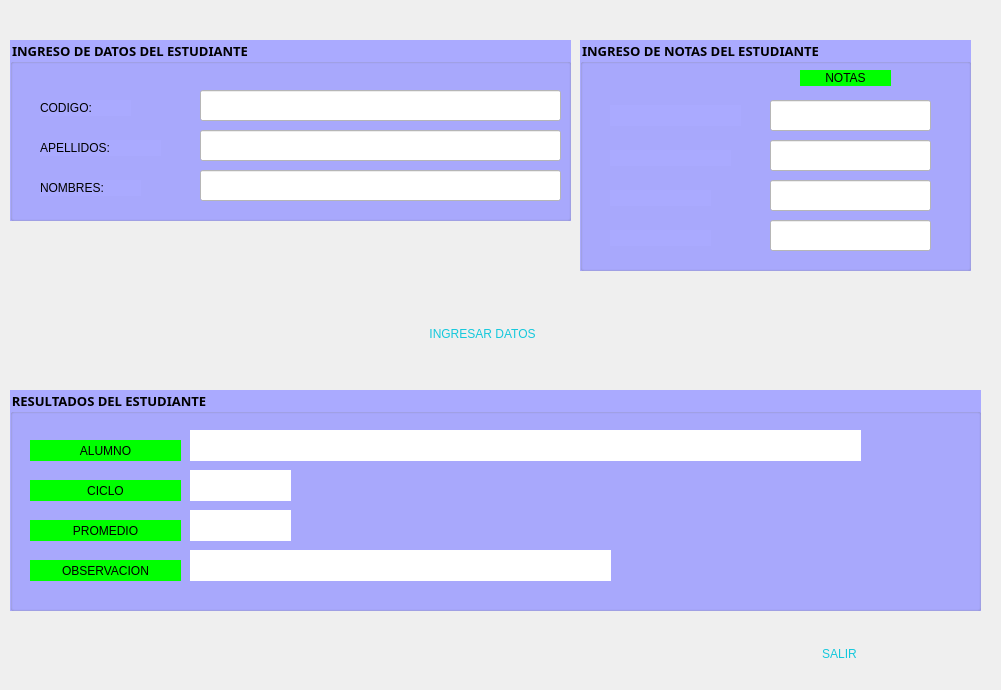
<?xml version="1.0" encoding="UTF-8"?>
<ui version="4.0">
 <class>Dialog</class>
 <widget class="QDialog" name="Dialog">
  <property name="geometry">
   <rect>
    <x>0</x>
    <y>0</y>
    <width>1001</width>
    <height>690</height>
   </rect>
  </property>
  <property name="windowTitle">
   <string>Dialog</string>
  </property>
  <widget class="QGroupBox" name="groupBox_2">
   <property name="geometry">
    <rect>
     <x>10</x>
     <y>390</y>
     <width>971</width>
     <height>221</height>
    </rect>
   </property>
   <property name="font">
    <font>
     <family>Arial Black</family>
     <pointsize>10</pointsize>
     <weight>75</weight>
     <bold>true</bold>
    </font>
   </property>
   <property name="styleSheet">
    <string notr="true">background-color: rgb(170, 170, 255);</string>
   </property>
   <property name="title">
    <string>RESULTADOS DEL ESTUDIANTE</string>
   </property>
   <widget class="QLabel" name="lb_curso1_4">
    <property name="geometry">
     <rect>
      <x>20</x>
      <y>50</y>
      <width>151</width>
      <height>21</height>
     </rect>
    </property>
    <property name="styleSheet">
     <string notr="true">background-color: rgb(0, 255, 0);
color: rgb(0, 0, 0);
font: 87 10pt &quot;Arial Black&quot;;
</string>
    </property>
    <property name="text">
     <string>ALUMNO</string>
    </property>
    <property name="alignment">
     <set>Qt::AlignCenter</set>
    </property>
   </widget>
   <widget class="QLabel" name="lb_alumno">
    <property name="geometry">
     <rect>
      <x>180</x>
      <y>40</y>
      <width>671</width>
      <height>31</height>
     </rect>
    </property>
    <property name="font">
     <font>
      <family>Arial Black</family>
      <pointsize>12</pointsize>
      <weight>10</weight>
      <italic>false</italic>
      <bold>false</bold>
     </font>
    </property>
    <property name="styleSheet">
     <string notr="true">background-color: rgb(255, 255, 255);
font: 87 12pt &quot;Arial Black&quot;;</string>
    </property>
    <property name="text">
     <string/>
    </property>
   </widget>
   <widget class="QLabel" name="lb_curso1_5">
    <property name="geometry">
     <rect>
      <x>20</x>
      <y>90</y>
      <width>151</width>
      <height>21</height>
     </rect>
    </property>
    <property name="styleSheet">
     <string notr="true">background-color: rgb(0, 255, 0);
color: rgb(0, 0, 0);
font: 87 10pt &quot;Arial Black&quot;;
</string>
    </property>
    <property name="text">
     <string>CICLO</string>
    </property>
    <property name="alignment">
     <set>Qt::AlignCenter</set>
    </property>
   </widget>
   <widget class="QLabel" name="lb_ciclo">
    <property name="geometry">
     <rect>
      <x>180</x>
      <y>80</y>
      <width>101</width>
      <height>31</height>
     </rect>
    </property>
    <property name="font">
     <font>
      <family>Arial Black</family>
      <pointsize>12</pointsize>
      <weight>10</weight>
      <italic>false</italic>
      <bold>false</bold>
     </font>
    </property>
    <property name="styleSheet">
     <string notr="true">background-color: rgb(255, 255, 255);
font: 87 12pt &quot;Arial Black&quot;;</string>
    </property>
    <property name="text">
     <string/>
    </property>
    <property name="alignment">
     <set>Qt::AlignCenter</set>
    </property>
   </widget>
   <widget class="QLabel" name="lb_promedio">
    <property name="geometry">
     <rect>
      <x>180</x>
      <y>120</y>
      <width>101</width>
      <height>31</height>
     </rect>
    </property>
    <property name="font">
     <font>
      <family>Arial Black</family>
      <pointsize>12</pointsize>
      <weight>10</weight>
      <italic>false</italic>
      <bold>false</bold>
     </font>
    </property>
    <property name="styleSheet">
     <string notr="true">background-color: rgb(255, 255, 255);
font: 87 12pt &quot;Arial Black&quot;;</string>
    </property>
    <property name="text">
     <string/>
    </property>
    <property name="alignment">
     <set>Qt::AlignCenter</set>
    </property>
   </widget>
   <widget class="QLabel" name="lb_curso1_6">
    <property name="geometry">
     <rect>
      <x>20</x>
      <y>130</y>
      <width>151</width>
      <height>21</height>
     </rect>
    </property>
    <property name="styleSheet">
     <string notr="true">background-color: rgb(0, 255, 0);
color: rgb(0, 0, 0);
font: 87 10pt &quot;Arial Black&quot;;
</string>
    </property>
    <property name="text">
     <string>PROMEDIO</string>
    </property>
    <property name="alignment">
     <set>Qt::AlignCenter</set>
    </property>
   </widget>
   <widget class="QLabel" name="lb_observacion">
    <property name="geometry">
     <rect>
      <x>180</x>
      <y>160</y>
      <width>421</width>
      <height>31</height>
     </rect>
    </property>
    <property name="font">
     <font>
      <family>Arial Black</family>
      <pointsize>12</pointsize>
      <weight>10</weight>
      <italic>false</italic>
      <bold>false</bold>
     </font>
    </property>
    <property name="styleSheet">
     <string notr="true">background-color: rgb(255, 255, 255);
font: 87 12pt &quot;Arial Black&quot;;</string>
    </property>
    <property name="text">
     <string/>
    </property>
    <property name="alignment">
     <set>Qt::AlignCenter</set>
    </property>
   </widget>
   <widget class="QLabel" name="lb_obs">
    <property name="geometry">
     <rect>
      <x>20</x>
      <y>170</y>
      <width>151</width>
      <height>21</height>
     </rect>
    </property>
    <property name="styleSheet">
     <string notr="true">background-color: rgb(0, 255, 0);
color: rgb(0, 0, 0);
font: 87 10pt &quot;Arial Black&quot;;
</string>
    </property>
    <property name="text">
     <string>OBSERVACION</string>
    </property>
    <property name="alignment">
     <set>Qt::AlignCenter</set>
    </property>
   </widget>
  </widget>
  <widget class="QGroupBox" name="groupBox">
   <property name="geometry">
    <rect>
     <x>580</x>
     <y>40</y>
     <width>391</width>
     <height>231</height>
    </rect>
   </property>
   <property name="font">
    <font>
     <family>Arial Black</family>
     <pointsize>10</pointsize>
     <weight>75</weight>
     <bold>true</bold>
    </font>
   </property>
   <property name="styleSheet">
    <string notr="true">background-color: rgb(170, 170, 255);</string>
   </property>
   <property name="title">
    <string>INGRESO DE NOTAS DEL ESTUDIANTE</string>
   </property>
   <widget class="QLabel" name="lb_curso2">
    <property name="geometry">
     <rect>
      <x>30</x>
      <y>110</y>
      <width>121</width>
      <height>16</height>
     </rect>
    </property>
    <property name="font">
     <font>
      <family>Arial Black</family>
      <pointsize>10</pointsize>
      <weight>10</weight>
      <italic>false</italic>
      <bold>false</bold>
     </font>
    </property>
    <property name="styleSheet">
     <string notr="true">font: 87 10pt &quot;Arial Black&quot;;
</string>
    </property>
    <property name="text">
     <string/>
    </property>
   </widget>
   <widget class="QLabel" name="lb_curso3">
    <property name="geometry">
     <rect>
      <x>30</x>
      <y>150</y>
      <width>101</width>
      <height>16</height>
     </rect>
    </property>
    <property name="styleSheet">
     <string notr="true">font: 87 10pt &quot;Arial Black&quot;;
</string>
    </property>
    <property name="text">
     <string/>
    </property>
   </widget>
   <widget class="QLineEdit" name="txt_nota1">
    <property name="geometry">
     <rect>
      <x>190</x>
      <y>60</y>
      <width>161</width>
      <height>31</height>
     </rect>
    </property>
    <property name="font">
     <font>
      <family>Arial</family>
      <pointsize>10</pointsize>
      <weight>75</weight>
      <bold>true</bold>
     </font>
    </property>
    <property name="styleSheet">
     <string notr="true">background-color: rgb(255, 255, 255);</string>
    </property>
    <property name="alignment">
     <set>Qt::AlignCenter</set>
    </property>
   </widget>
   <widget class="QLineEdit" name="txt_nota2">
    <property name="geometry">
     <rect>
      <x>190</x>
      <y>100</y>
      <width>161</width>
      <height>31</height>
     </rect>
    </property>
    <property name="font">
     <font>
      <family>Arial</family>
      <pointsize>10</pointsize>
      <weight>75</weight>
      <bold>true</bold>
     </font>
    </property>
    <property name="styleSheet">
     <string notr="true">background-color: rgb(255, 255, 255);</string>
    </property>
    <property name="alignment">
     <set>Qt::AlignCenter</set>
    </property>
   </widget>
   <widget class="QLineEdit" name="txt_nota3">
    <property name="geometry">
     <rect>
      <x>190</x>
      <y>140</y>
      <width>161</width>
      <height>31</height>
     </rect>
    </property>
    <property name="font">
     <font>
      <family>Arial</family>
      <pointsize>10</pointsize>
      <weight>75</weight>
      <bold>true</bold>
     </font>
    </property>
    <property name="styleSheet">
     <string notr="true">background-color: rgb(255, 255, 255);</string>
    </property>
    <property name="alignment">
     <set>Qt::AlignCenter</set>
    </property>
   </widget>
   <widget class="QLabel" name="lb_curso1_2">
    <property name="geometry">
     <rect>
      <x>220</x>
      <y>30</y>
      <width>91</width>
      <height>16</height>
     </rect>
    </property>
    <property name="styleSheet">
     <string notr="true">background-color: rgb(0, 255, 0);
color: rgb(0, 0, 0);
font: 87 10pt &quot;Arial Black&quot;;
</string>
    </property>
    <property name="text">
     <string>NOTAS</string>
    </property>
    <property name="alignment">
     <set>Qt::AlignCenter</set>
    </property>
   </widget>
   <widget class="QLineEdit" name="txt_nota4">
    <property name="geometry">
     <rect>
      <x>190</x>
      <y>180</y>
      <width>161</width>
      <height>31</height>
     </rect>
    </property>
    <property name="font">
     <font>
      <family>Arial</family>
      <pointsize>10</pointsize>
      <weight>75</weight>
      <bold>true</bold>
     </font>
    </property>
    <property name="styleSheet">
     <string notr="true">background-color: rgb(255, 255, 255);</string>
    </property>
    <property name="alignment">
     <set>Qt::AlignCenter</set>
    </property>
   </widget>
   <widget class="QLabel" name="lb_curso4">
    <property name="geometry">
     <rect>
      <x>30</x>
      <y>190</y>
      <width>101</width>
      <height>16</height>
     </rect>
    </property>
    <property name="styleSheet">
     <string notr="true">font: 87 10pt &quot;Arial Black&quot;;
</string>
    </property>
    <property name="text">
     <string/>
    </property>
   </widget>
   <widget class="QLabel" name="lb_curso1">
    <property name="geometry">
     <rect>
      <x>30</x>
      <y>65</y>
      <width>131</width>
      <height>21</height>
     </rect>
    </property>
    <property name="font">
     <font>
      <family>Arial Black</family>
      <pointsize>10</pointsize>
      <weight>10</weight>
      <italic>false</italic>
      <bold>false</bold>
     </font>
    </property>
    <property name="styleSheet">
     <string notr="true">font: 87 10pt &quot;Arial Black&quot;;
</string>
    </property>
    <property name="text">
     <string/>
    </property>
   </widget>
  </widget>
  <widget class="QPushButton" name="b_calcular">
   <property name="geometry">
    <rect>
     <x>7</x>
     <y>320</y>
     <width>951</width>
     <height>28</height>
    </rect>
   </property>
   <property name="styleSheet">
    <string notr="true">QPushButton{
font: 87 12pt &quot;Arial Black&quot;;
background-color:#000000ff;
color: rgb(20, 200, 220);
border-radius:5px;
border:1px sold white;
}

QPushButton:hover{
background-color:black;
}</string>
   </property>
   <property name="text">
    <string>INGRESAR DATOS</string>
   </property>
  </widget>
  <widget class="QPushButton" name="b_salir">
   <property name="geometry">
    <rect>
     <x>730</x>
     <y>640</y>
     <width>219</width>
     <height>28</height>
    </rect>
   </property>
   <property name="styleSheet">
    <string notr="true">QPushButton{
font: 87 12pt &quot;Arial Black&quot;;
background-color:#000000ff;
color: rgb(20, 200, 220);
border-radius:5px;
border:1px sold white;
}

QPushButton:hover{
background-color:black;
}</string>
   </property>
   <property name="text">
    <string>SALIR</string>
   </property>
  </widget>
  <widget class="QGroupBox" name="groupBox_3">
   <property name="geometry">
    <rect>
     <x>10</x>
     <y>40</y>
     <width>561</width>
     <height>181</height>
    </rect>
   </property>
   <property name="font">
    <font>
     <family>Arial Black</family>
     <pointsize>10</pointsize>
     <weight>75</weight>
     <bold>true</bold>
    </font>
   </property>
   <property name="styleSheet">
    <string notr="true">background-color: rgb(170, 170, 255);</string>
   </property>
   <property name="title">
    <string>INGRESO DE DATOS DEL ESTUDIANTE</string>
   </property>
   <widget class="QLabel" name="label">
    <property name="geometry">
     <rect>
      <x>30</x>
      <y>60</y>
      <width>91</width>
      <height>16</height>
     </rect>
    </property>
    <property name="styleSheet">
     <string notr="true">font: 87 10pt &quot;Arial Black&quot;;
</string>
    </property>
    <property name="text">
     <string>CODIGO:</string>
    </property>
   </widget>
   <widget class="QLabel" name="label_2">
    <property name="geometry">
     <rect>
      <x>30</x>
      <y>100</y>
      <width>121</width>
      <height>16</height>
     </rect>
    </property>
    <property name="styleSheet">
     <string notr="true">font: 87 10pt &quot;Arial Black&quot;;
</string>
    </property>
    <property name="text">
     <string>APELLIDOS:</string>
    </property>
   </widget>
   <widget class="QLabel" name="label_3">
    <property name="geometry">
     <rect>
      <x>30</x>
      <y>140</y>
      <width>101</width>
      <height>16</height>
     </rect>
    </property>
    <property name="styleSheet">
     <string notr="true">font: 87 10pt &quot;Arial Black&quot;;
</string>
    </property>
    <property name="text">
     <string>NOMBRES:</string>
    </property>
   </widget>
   <widget class="QLineEdit" name="txt_codigo">
    <property name="geometry">
     <rect>
      <x>190</x>
      <y>50</y>
      <width>361</width>
      <height>31</height>
     </rect>
    </property>
    <property name="font">
     <font>
      <family>Arial</family>
      <weight>50</weight>
      <bold>false</bold>
     </font>
    </property>
    <property name="styleSheet">
     <string notr="true">background-color: rgb(255, 255, 255);</string>
    </property>
   </widget>
   <widget class="QLineEdit" name="txt_apellidos">
    <property name="geometry">
     <rect>
      <x>190</x>
      <y>90</y>
      <width>361</width>
      <height>31</height>
     </rect>
    </property>
    <property name="font">
     <font>
      <family>Arial</family>
      <weight>50</weight>
      <bold>false</bold>
     </font>
    </property>
    <property name="styleSheet">
     <string notr="true">background-color: rgb(255, 255, 255);</string>
    </property>
   </widget>
   <widget class="QLineEdit" name="txt_nombres">
    <property name="geometry">
     <rect>
      <x>190</x>
      <y>130</y>
      <width>361</width>
      <height>31</height>
     </rect>
    </property>
    <property name="font">
     <font>
      <family>Arial</family>
      <weight>50</weight>
      <bold>false</bold>
     </font>
    </property>
    <property name="styleSheet">
     <string notr="true">background-color: rgb(255, 255, 255);</string>
    </property>
   </widget>
  </widget>
 </widget>
 <resources/>
 <connections/>
</ui>
